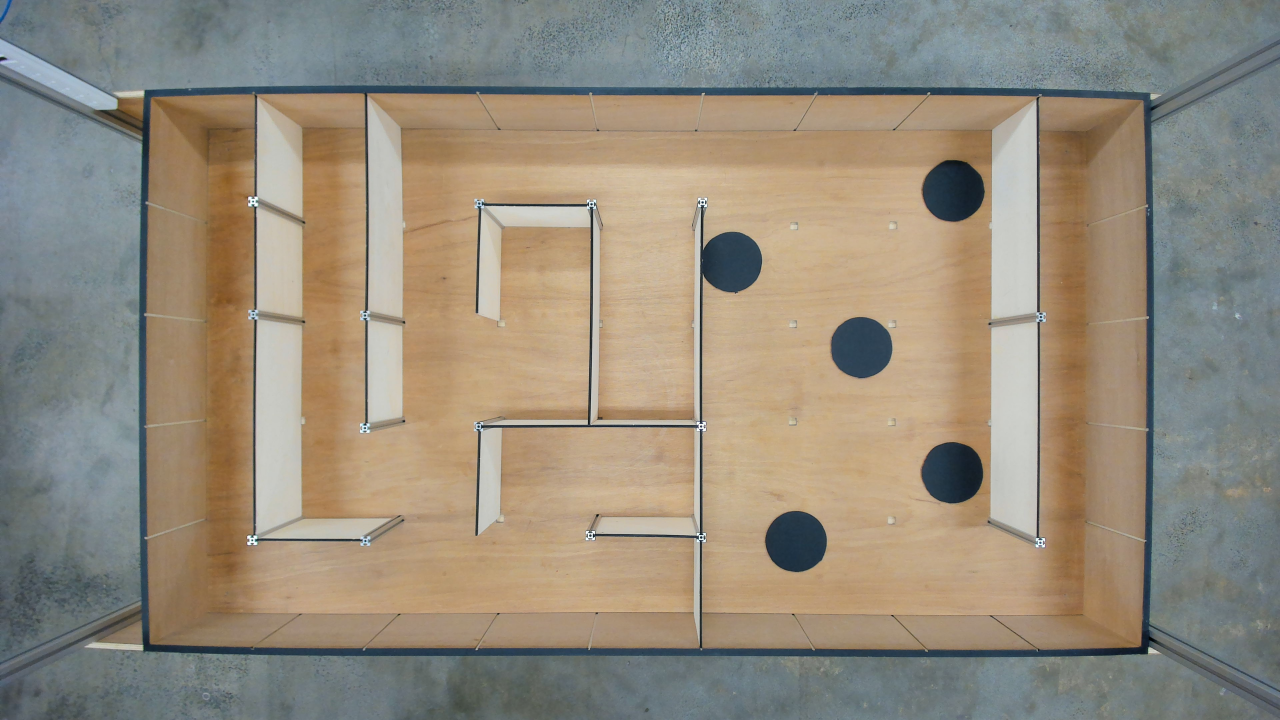
#> input picture Micromouse/computer_vision/img/continuous_maze1.jpeg, 3840 x 2160 px, found by its file name (shown at 1/3 size)
$ jupyter execute generate_config_space.ipynb
#> lines starting #> are read from the running program, lines starting #| are printed output that depends on the picture; after the words box and inside, x2 and y2 are one past the last pixel; in counts of white or black regions, pixels touching at a corner belong together
[cell 1]
import cv2
import numpy as np
import random
import math
from matplotlib import pyplot as plt

# System Parameters

[cell 2]
image_file = "img\continuous_maze1.jpeg"

# Read Maze Image

[cell 3]
image = cv2.imread(image_file)
#> image is the input picture: shape (2160, 3840, 3); mean B, G, R 124.1, 139.5, 148.6

# Display the original image
plt.imshow(cv2.cvtColor(image, cv2.COLOR_BGR2RGB))
plt.title('Original Image')
plt.show()

[cell 4]
fx = 10000
fy = 10000
cx = image.shape[1] / 2
cy = image.shape[0] / 2
k1 = -0.5
k2 = 0.5
p1 = 0
p2 = 0

K = np.array([[fx, 0, cx],
              [0, fy, cy],
              [0, 0, 1]])
D = np.array([k1, k2, p1, p2])

# Undistort the image
h, w = image.shape[:2]
new_camera_matrix, roi = cv2.getOptimalNewCameraMatrix(K, D, (w, h), 1, (w, h))
undistorted_image = cv2.undistort(image, K, D, None, new_camera_matrix)

plt.imshow(cv2.cvtColor(undistorted_image, cv2.COLOR_BGR2RGB))
plt.title('Undistorted Image')
plt.show()

[cell 5]
M = cv2.getRotationMatrix2D((cx, cy), 0.2, 1.0)
# Rotate image
rotated_image = cv2.warpAffine(undistorted_image, M, (w, h))
cropped_image = rotated_image[250:(h-200), 410:(w-380)]
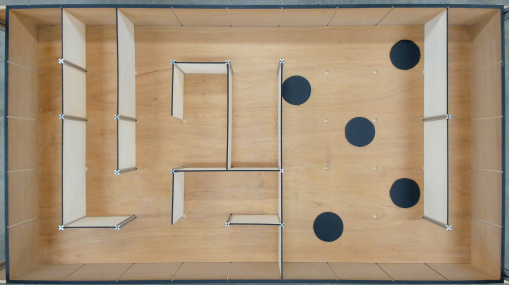
#> cropped_image: shape (1710, 3050, 3) (shown at 1/6 size); mean B, G, R 120.5, 145.9, 166.5
cv2.imwrite("img/cropped_maze.jpg", cropped_image)
plt.imshow(cv2.cvtColor(cropped_image, cv2.COLOR_BGR2RGB))
plt.title('cropped Image')
plt.show()

[cell 6]
# Convert the image from BGR to HSV
hsv_image = cv2.cvtColor(cropped_image, cv2.COLOR_BGR2HSV)
#> hsv_image: shape (1710, 3050, 3); mean H, S, V 26.6, 80.2, 169.4

HMin = 90
HMax = 120
SMin = 0
SMax = 140
VMin = 0
VMax = 110

lower_bound = np.array([HMin, SMin, VMin])
upper_bound = np.array([HMax, SMax, VMax])
wall_mask = cv2.inRange(hsv_image, lower_bound, upper_bound)
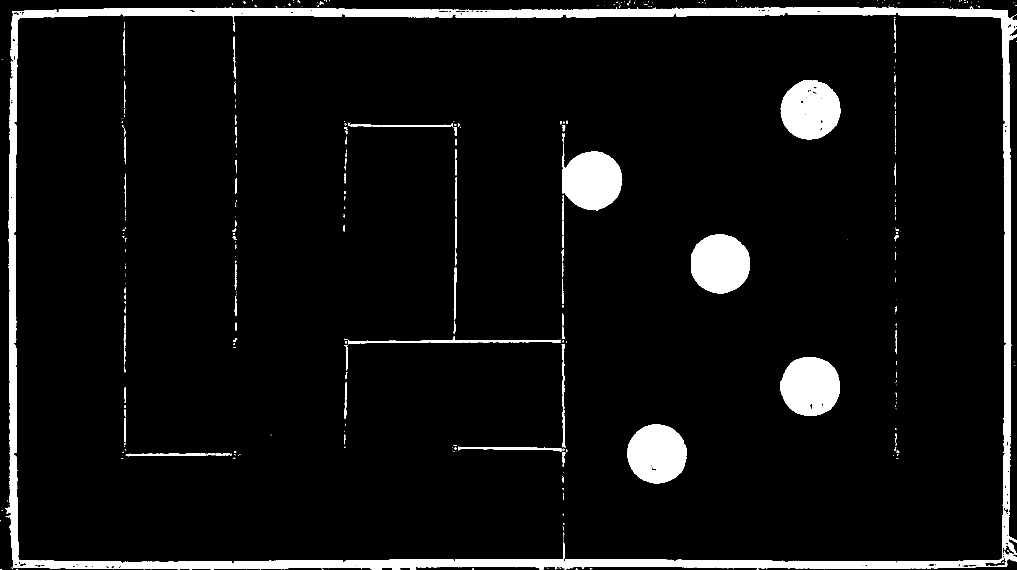
#> wall_mask: shape (1710, 3050) (shown at 1/3 size); 6.5% white; 470 white regions (344 under 20 px), largest, box (x1, y1, x2, y2) and area: (15, 21, 3050, 1710) 191662, (1686, 431, 1867, 632) 24966, (2073, 703, 2250, 881) 24879

HMin = 93
HMax = 116
SMin = 91
SMax = 171
VMin = 30
VMax = 112
lower_bound = np.array([HMin, SMin, VMin])
upper_bound = np.array([HMax, SMax, VMax])
obstacle_mask = cv2.inRange(hsv_image, lower_bound, upper_bound)
#> obstacle_mask: shape (1710, 3050); 5.4% white; 135 white regions (104 under 20 px), largest, box (x1, y1, x2, y2) and area: (27, 22, 3033, 1706) 162610, (2343, 1074, 2519, 1247) 23460, (1884, 1275, 2057, 1449) 23379


kernel_small = np.ones((1, 1), np.uint8)
kernel_med = np.ones((8, 8), np.uint8)
kernel_large = np.ones((10, 10), np.uint8)

# Morphological opening to remove small objects (debris)
opened_wall_mask = cv2.morphologyEx(wall_mask, cv2.MORPH_OPEN, kernel_small, iterations=1)
opened_obst_mask = cv2.morphologyEx(obstacle_mask, cv2.MORPH_OPEN, kernel_med, iterations=1)
#> opened_obst_mask: shape (1710, 3050); 5.3% white; 17 white regions, largest, box (x1, y1, x2, y2) and area: (28, 24, 2935, 1262) 75407, (36, 1588, 3029, 1707) 56306, (1886, 1276, 2057, 1450) 23092

kernel = np.ones((10, 10), np.uint8)
dilated_wall_mask = cv2.dilate(opened_wall_mask, kernel_large, iterations=15)
#> dilated_wall_mask: shape (1710, 3050); 49.4% white; 6 white regions, box (x1, y1, x2, y2) and area: (0, 0, 3050, 1710) 2191618, (2282, 181, 2597, 493) 91240, (2013, 643, 2325, 956) 91030, (2282, 1011, 2594, 1323) 90946, (1822, 1213, 2135, 1525) 90804, (2481, 659, 2617, 795) 18496
eroded_wall_mask = cv2.erode(dilated_wall_mask, kernel_large, iterations=13)
#> eroded_wall_mask: shape (1710, 3050); 15.6% white; 7 white regions, largest, box (x1, y1, x2, y2) and area: (0, 0, 3050, 1710) 685117, (2347, 1076, 2542, 1271) 31627, (2078, 708, 2273, 904) 31594
masked_wall_image = cv2.bitwise_and(cropped_image, cropped_image, mask=eroded_wall_mask)

dilated_obst_mask = cv2.dilate(opened_obst_mask, kernel_large, iterations=3)
#> dilated_obst_mask: shape (1710, 3050); 10.7% white; 6 white regions, box (x1, y1, x2, y2) and area: (16, 12, 3048, 1710) 396195, (1874, 1264, 2072, 1465) 33236, (2064, 695, 2264, 895) 32998, (2333, 1064, 2534, 1263) 32996, (1680, 446, 1880, 643) 32685, (2338, 237, 2536, 433) 32492
eroded_obst_mask = cv2.erode(dilated_obst_mask, kernel_large, iterations=2)
#> eroded_obst_mask: shape (1710, 3050); 7.3% white; 6 white regions, box (x1, y1, x2, y2) and area: (26, 22, 3040, 1710) 251015, (1884, 1274, 2064, 1457) 26378, (2074, 705, 2256, 887) 26122, (2343, 1074, 2526, 1255) 26120, (1690, 456, 1872, 635) 25863, (2348, 247, 2528, 425) 25724
masked_obst_image = cv2.bitwise_and(cropped_image, cropped_image, mask=eroded_obst_mask)

plt.figure(figsize=(12, 8))
plt.subplot(1, 2, 1)
plt.title('mask')
plt.imshow(eroded_wall_mask, cmap='gray')

plt.subplot(1, 2, 2)
plt.title('Result')
plt.imshow(cv2.cvtColor(masked_wall_image, cv2.COLOR_BGR2RGB))

plt.show()
plt.figure(figsize=(12, 8))
plt.subplot(1, 2, 1)
plt.title('mask')
plt.imshow(eroded_obst_mask, cmap='gray')

plt.subplot(1, 2, 2)
plt.title('Result')
plt.imshow(cv2.cvtColor(masked_obst_image, cv2.COLOR_BGR2RGB))

plt.show()
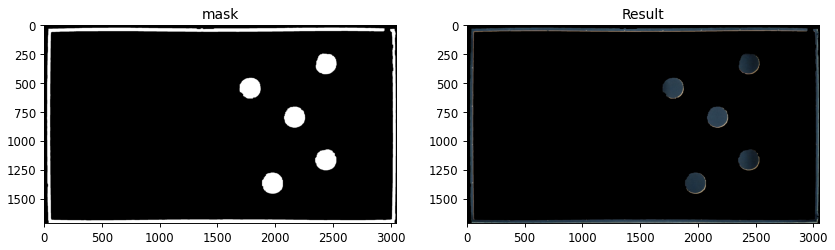
#> figure drawn by matplotlib, 2 panels

[cell 7]
def get_border_inner_corners(image):
    h, w = image.shape[:2]

    black_pixel_coords = np.column_stack(np.where(image == 0))
#> black_pixel_coords = 4403463 pairs, first value 68 to 1689, second value 71 to 3016
    top_left = black_pixel_coords[np.argmin(np.sum(black_pixel_coords, axis=1))]
#> top_left = [79, 79]

    rotated_image = cv2.rotate(image, cv2.ROTATE_90_CLOCKWISE)
#> rotated_image: shape (3050, 1710); 15.6% white; 7 white regions, largest, box (x1, y1, x2, y2) and area: (0, 0, 1710, 3050) 685117, (439, 2347, 634, 2542) 31627, (806, 2078, 1002, 2273) 31594
    black_pixel_coords = np.column_stack(np.where(rotated_image == 0))
#> black_pixel_coords = 4403463 pairs, first value 71 to 3016, second value 20 to 1641
    top_right = black_pixel_coords[np.argmin(np.sum(black_pixel_coords, axis=1))]
#> top_right = [78, 27]
    top_right = [w-top_right[1], top_right[0]]
#> top_right = [3023, 78]

    rotated_image = cv2.rotate(rotated_image, cv2.ROTATE_90_CLOCKWISE)
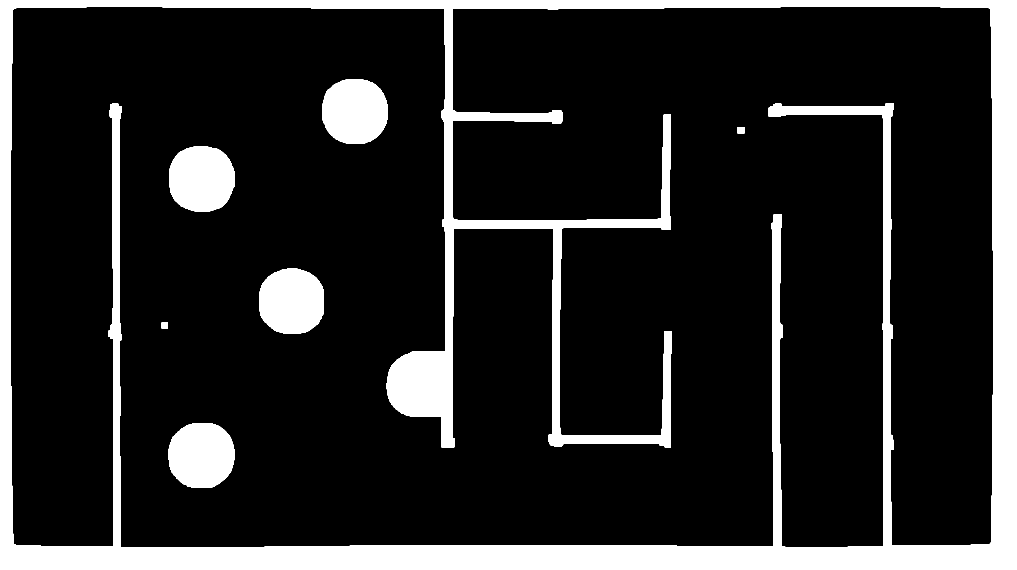
#> rotated_image: shape (1710, 3050) (shown at 1/3 size); 15.6% white; 7 white regions, largest, box (x1, y1, x2, y2) and area: (0, 0, 3050, 1710) 685117, (508, 439, 703, 634) 31627, (777, 806, 972, 1002) 31594
    black_pixel_coords = np.column_stack(np.where(rotated_image == 0))
#> black_pixel_coords = 4403463 pairs, first value 20 to 1641, second value 33 to 2978
    bottom_right = black_pixel_coords[np.argmin(np.sum(black_pixel_coords, axis=1))]
#> bottom_right = [27, 41]
    bottom_right = [w - bottom_right[1], h - bottom_right[0]]
#> bottom_right = [3009, 1683]

    rotated_image = cv2.rotate(rotated_image, cv2.ROTATE_90_CLOCKWISE)
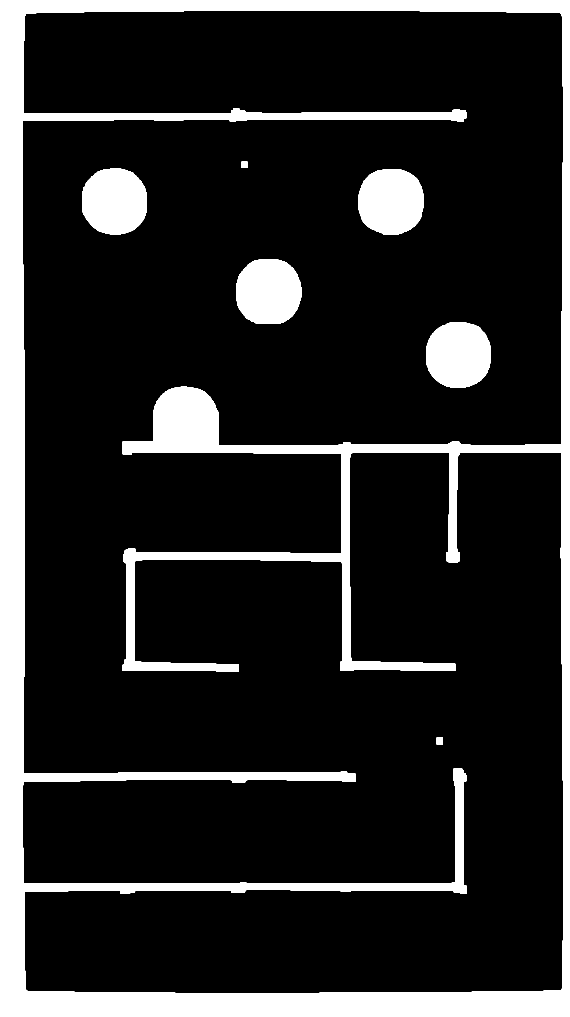
#> rotated_image: shape (3050, 1710) (shown at 1/3 size); 15.6% white; 7 white regions, largest, box (x1, y1, x2, y2) and area: (0, 0, 1710, 3050) 685117, (1076, 508, 1271, 703) 31627, (708, 777, 904, 972) 31594
    black_pixel_coords = np.column_stack(np.where(rotated_image == 0))
#> black_pixel_coords = 4403463 pairs, first value 33 to 2978, second value 68 to 1689
    bottom_left = black_pixel_coords[np.argmin(np.sum(black_pixel_coords, axis=1))]
#> bottom_left = [41, 79]
    bottom_left = [bottom_left[1], h - bottom_left[0]]
#> bottom_left = [79, 1669]

    return np.array([top_left, top_right, bottom_right, bottom_left])

def corners_transform(image, corners):
    h, w = image.shape[:2]

    src_pts = np.float32(corners)
    dst_pts = np.float32([[0, 0], [w - 1, 0], [w - 1, h - 1], [0, h - 1]])

    M = cv2.getPerspectiveTransform(src_pts, dst_pts)
    warped_image = cv2.warpPerspective(image, M, (image.shape[1], image.shape[0]))

    return warped_image

corners = get_border_inner_corners(eroded_wall_mask)
#> corners = [[79, 79], [3023, 78], [3009, 1683], [79, 1669]]
image_with_corners = cv2.cvtColor(eroded_wall_mask, cv2.COLOR_GRAY2BGR)

maze_image = corners_transform(masked_wall_image, corners)
#> in corners_transform, `M = cv2.getPerspectiveTransform(src_pts, dst_pts)`: M = [[1.05, -6.36e-18, -82.59], [0.000363, 1.07, -84.54], [3.22e-06, -2.96e-06, 1]]
#> in corners_transform, `warped_image = cv2.warpPerspective(image, M, (image.shape[1], image.sh..`:
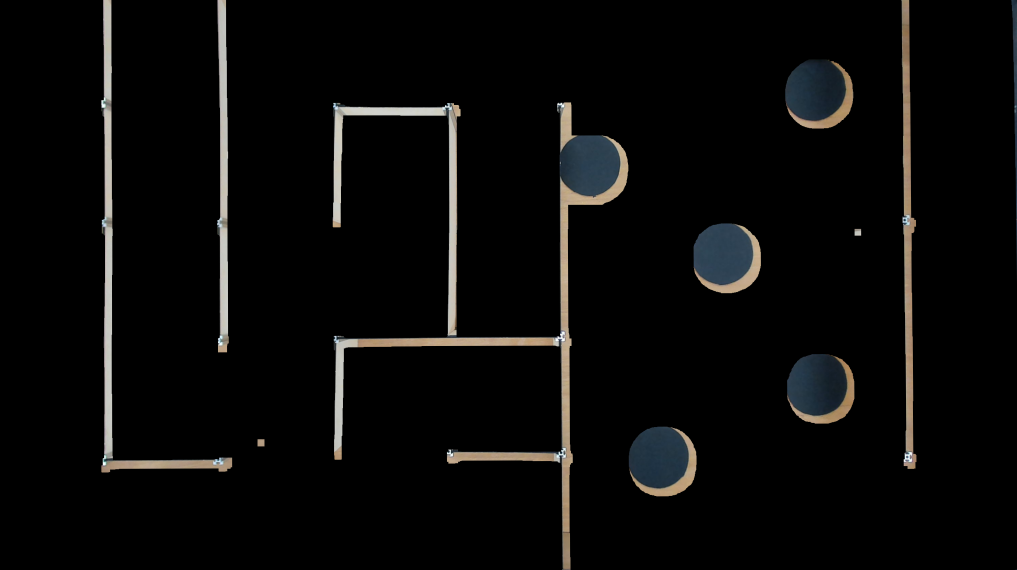
#> warped_image: shape (1710, 3050, 3) (shown at 1/3 size); mean B, G, R 8.8, 9.3, 9.6
maze_mask = corners_transform(eroded_wall_mask, corners)
obst_mask = corners_transform(eroded_obst_mask, corners)
#> (the rest of the program and of its run is left out)
